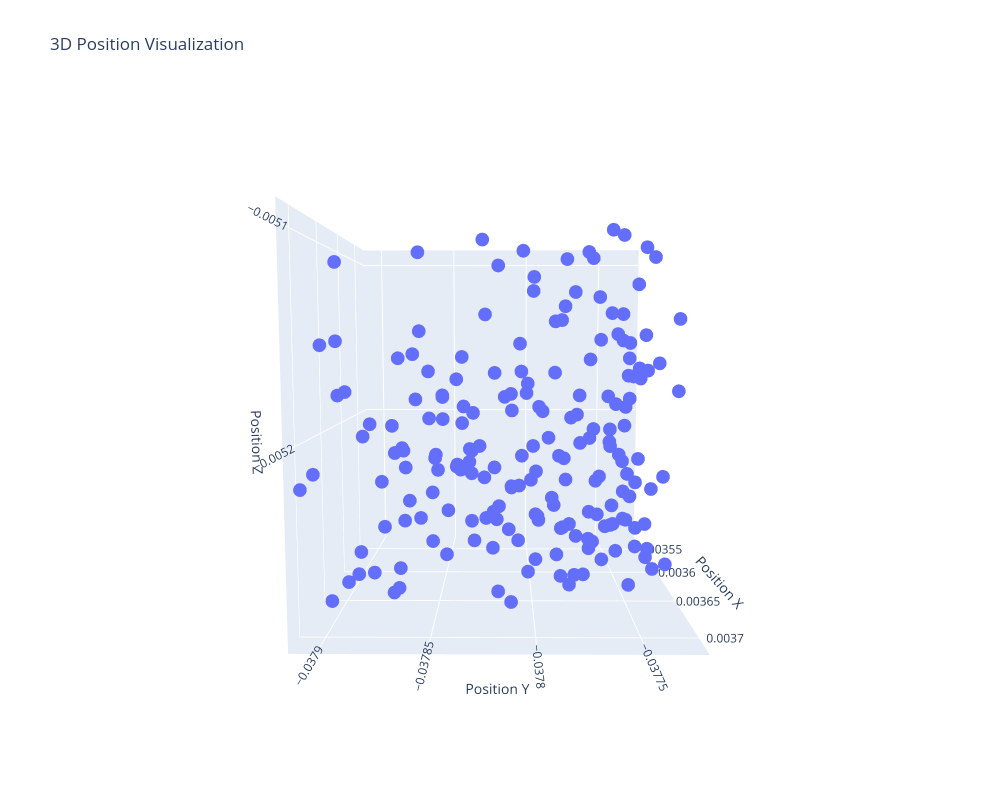

Write notebook code for a chart like this one.
### Code cell
fig = px.scatter_3d(
    df,
    x="Position X",
    y="Position Y",
    z="Position Z",
    hover_name="ID",
    title="3D Position Visualization",
    labels={"PositionX": "X (µm)", "PositionY": "Y (µm)", "PositionZ": "Z (µm)"},
)

fig.update_layout(
    width=1000,
    height=800
)

fig.show()

### Figure 1 — Plotly figure (JSON) as saved in the notebook; plotly's stock layout.template omitted (floating-point values rounded to 4 significant figures; data arrays with more than 128 entries replaced by an {"elided": "..."} marker saying what was removed)
{"data": [{"hovertemplate": "<b>%{hovertext}</b><br><br>Position X=%{x}<br>Position Y=%{y}<br>Position Z=%{z}<extra></extra>", "hovertext": {"elided": "190 int values"}, "legendgroup": "", "marker": {"color": "#636efa", "symbol": "circle"}, "mode": "markers", "name": "", "scene": "scene", "showlegend": false, "type": "scatter3d", "x": {"elided": "190 float values"}, "y": {"elided": "190 float values"}, "z": {"elided": "190 float values"}}], "layout": {"height": 800, "legend": {"tracegroupgap": 0}, "scene": {"aspectmode": "auto", "aspectratio": {"x": 1.013, "y": 0.964, "z": 1.024}, "camera": {"center": {"x": 0, "y": 0, "z": 0}, "eye": {"x": 2.155, "y": 0.01351, "z": 0.2094}, "projection": {"type": "perspective"}, "up": {"x": 0, "y": 0, "z": 1}}, "domain": {"x": [0, 1], "y": [0, 1]}, "xaxis": {"title": {"text": "Position X"}, "type": "linear"}, "yaxis": {"title": {"text": "Position Y"}, "type": "linear"}, "zaxis": {"title": {"text": "Position Z"}, "type": "linear"}}, "title": {"text": "3D Position Visualization"}, "width": 1000}}
